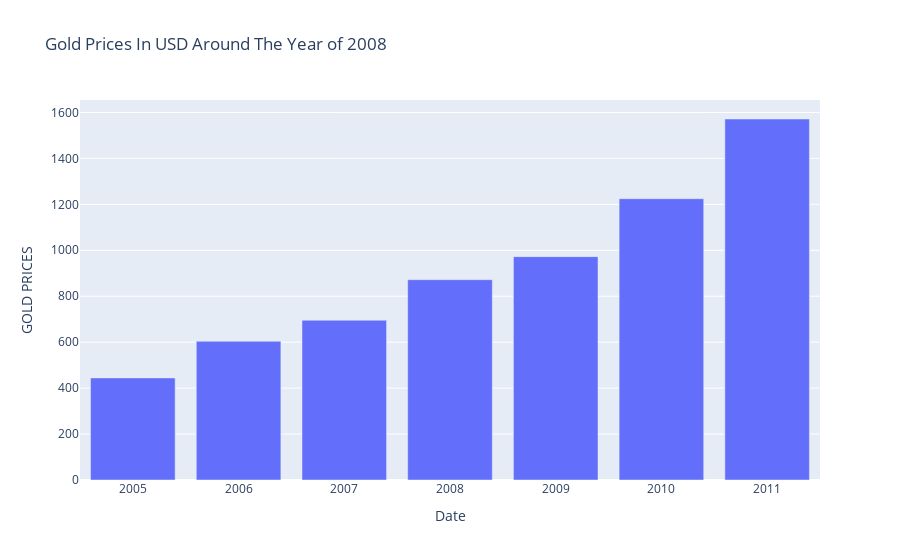
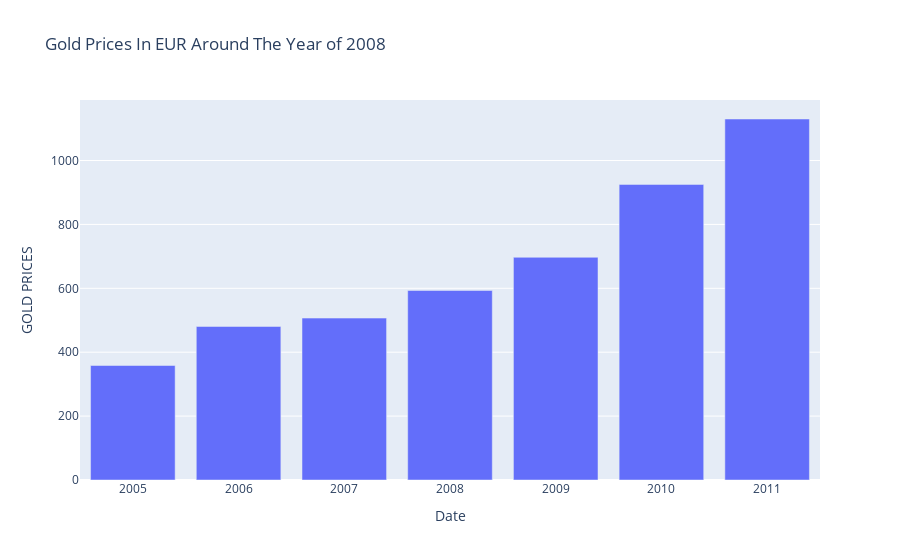
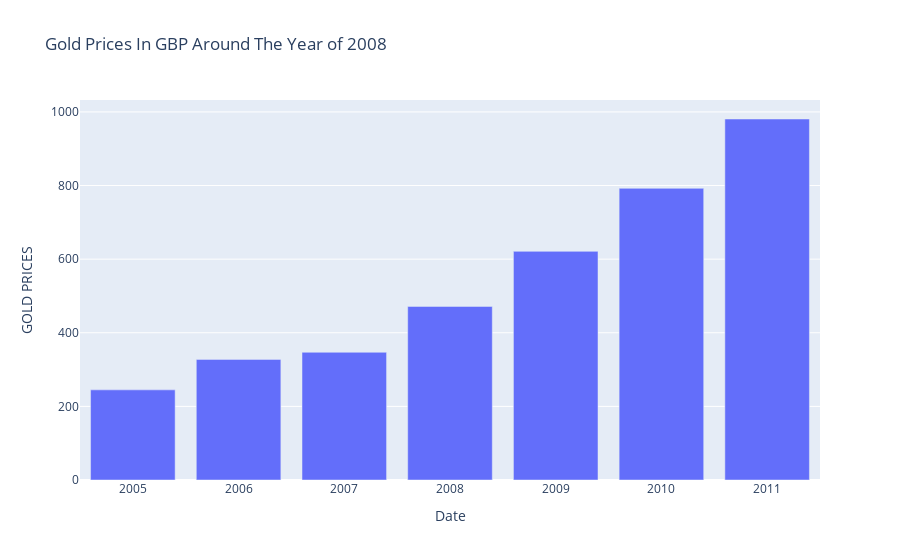
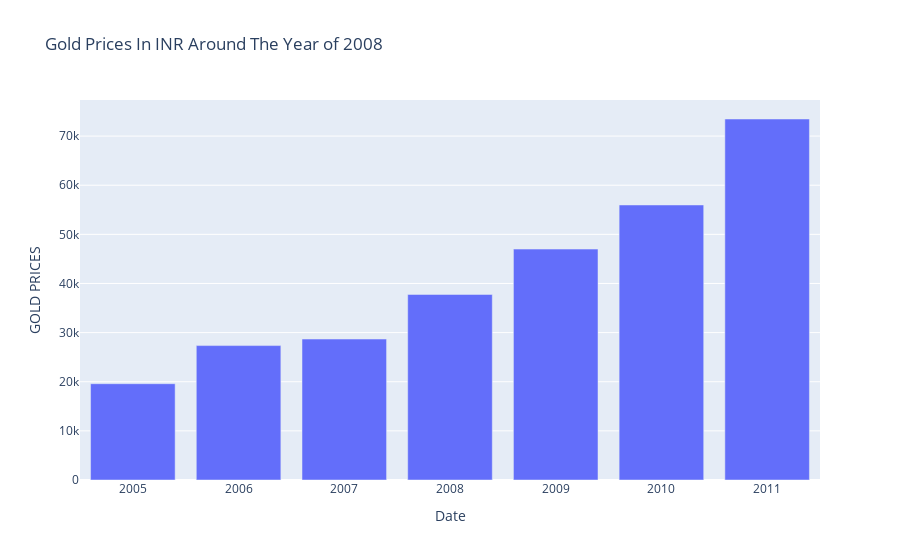

Here is the notebook cell these charts were saved with, in order:
### Markdown cell above
2.PLOT A GRAPH REPRESENTING GOLD RATES AROUND THE YEARS OF 2008'S GLOBAL ECONOMIC CRISIS

### Code cell
crisis = annual_gold.loc[[27,28,29,30,31,32,33]]
currencies = ['USD','EUR','GBP','INR','CNY','AED']
for i in currencies:
    fig = px.bar(crisis, x = 'Date', y = i, labels={i:'GOLD PRICES'}, title=f'Gold Prices In {i} Around The Year of 2008' )
    fig.show()

### Figure 1 — Plotly figure (JSON) as saved in the notebook; plotly's stock layout.template omitted (floating-point values rounded to 4 significant figures)
{"data": [{"alignmentgroup": "True", "hovertemplate": "Date=%{x}<br>GOLD PRICES=%{y}<extra></extra>", "legendgroup": "", "marker": {"color": "#636efa", "pattern": {"shape": ""}}, "name": "", "offsetgroup": "", "orientation": "v", "showlegend": false, "textposition": "auto", "type": "bar", "x": [2005, 2006, 2007, 2008, 2009, 2010, 2011], "xaxis": "x", "y": [444.4, 603.8, 695.4, 872.0, 972.4, 1225.0, 1572.0], "yaxis": "y"}], "layout": {"barmode": "relative", "legend": {"tracegroupgap": 0}, "title": {"text": "Gold Prices In USD Around The Year of 2008"}, "xaxis": {"anchor": "y", "domain": [0, 1], "title": {"text": "Date"}}, "yaxis": {"anchor": "x", "domain": [0, 1], "title": {"text": "GOLD PRICES"}}}}

### Figure 2 — Plotly figure (JSON) as saved in the notebook; plotly's stock layout.template omitted (floating-point values rounded to 4 significant figures)
{"data": [{"alignmentgroup": "True", "hovertemplate": "Date=%{x}<br>GOLD PRICES=%{y}<extra></extra>", "legendgroup": "", "marker": {"color": "#636efa", "pattern": {"shape": ""}}, "name": "", "offsetgroup": "", "orientation": "v", "showlegend": false, "textposition": "auto", "type": "bar", "x": [2005, 2006, 2007, 2008, 2009, 2010, 2011], "xaxis": "x", "y": [358.3, 480.6, 506.8, 593.2, 697.0, 925.2, 1130.0], "yaxis": "y"}], "layout": {"barmode": "relative", "legend": {"tracegroupgap": 0}, "title": {"text": "Gold Prices In EUR Around The Year of 2008"}, "xaxis": {"anchor": "y", "domain": [0, 1], "title": {"text": "Date"}}, "yaxis": {"anchor": "x", "domain": [0, 1], "title": {"text": "GOLD PRICES"}}}}

### Figure 3 — Plotly figure (JSON) as saved in the notebook; plotly's stock layout.template omitted (floating-point values rounded to 4 significant figures)
{"data": [{"alignmentgroup": "True", "hovertemplate": "Date=%{x}<br>GOLD PRICES=%{y}<extra></extra>", "legendgroup": "", "marker": {"color": "#636efa", "pattern": {"shape": ""}}, "name": "", "offsetgroup": "", "orientation": "v", "showlegend": false, "textposition": "auto", "type": "bar", "x": [2005, 2006, 2007, 2008, 2009, 2010, 2011], "xaxis": "x", "y": [244.9, 327.7, 347.0, 471.6, 621.2, 792.4, 980.8], "yaxis": "y"}], "layout": {"barmode": "relative", "legend": {"tracegroupgap": 0}, "title": {"text": "Gold Prices In GBP Around The Year of 2008"}, "xaxis": {"anchor": "y", "domain": [0, 1], "title": {"text": "Date"}}, "yaxis": {"anchor": "x", "domain": [0, 1], "title": {"text": "GOLD PRICES"}}}}

### Figure 4 — Plotly figure (JSON) as saved in the notebook; plotly's stock layout.template omitted (floating-point values rounded to 4 significant figures)
{"data": [{"alignmentgroup": "True", "hovertemplate": "Date=%{x}<br>GOLD PRICES=%{y}<extra></extra>", "legendgroup": "", "marker": {"color": "#636efa", "pattern": {"shape": ""}}, "name": "", "offsetgroup": "", "orientation": "v", "showlegend": false, "textposition": "auto", "type": "bar", "x": [2005, 2006, 2007, 2008, 2009, 2010, 2011], "xaxis": "x", "y": [19600.0, 27360.0, 28690.0, 37770.0, 47000.0, 55980.0, 73480.0], "yaxis": "y"}], "layout": {"barmode": "relative", "legend": {"tracegroupgap": 0}, "title": {"text": "Gold Prices In INR Around The Year of 2008"}, "xaxis": {"anchor": "y", "domain": [0, 1], "title": {"text": "Date"}}, "yaxis": {"anchor": "x", "domain": [0, 1], "title": {"text": "GOLD PRICES"}}}}
